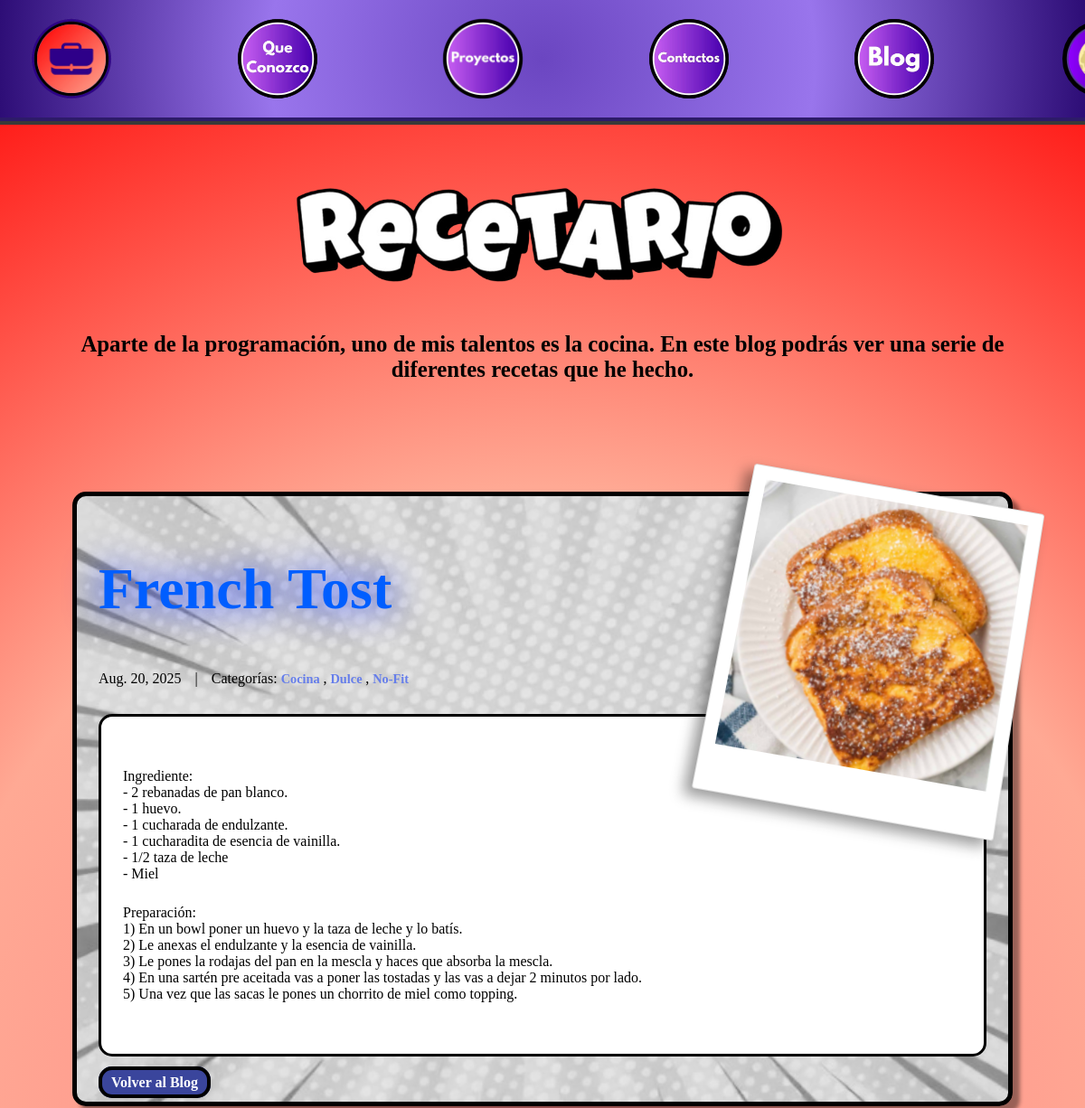
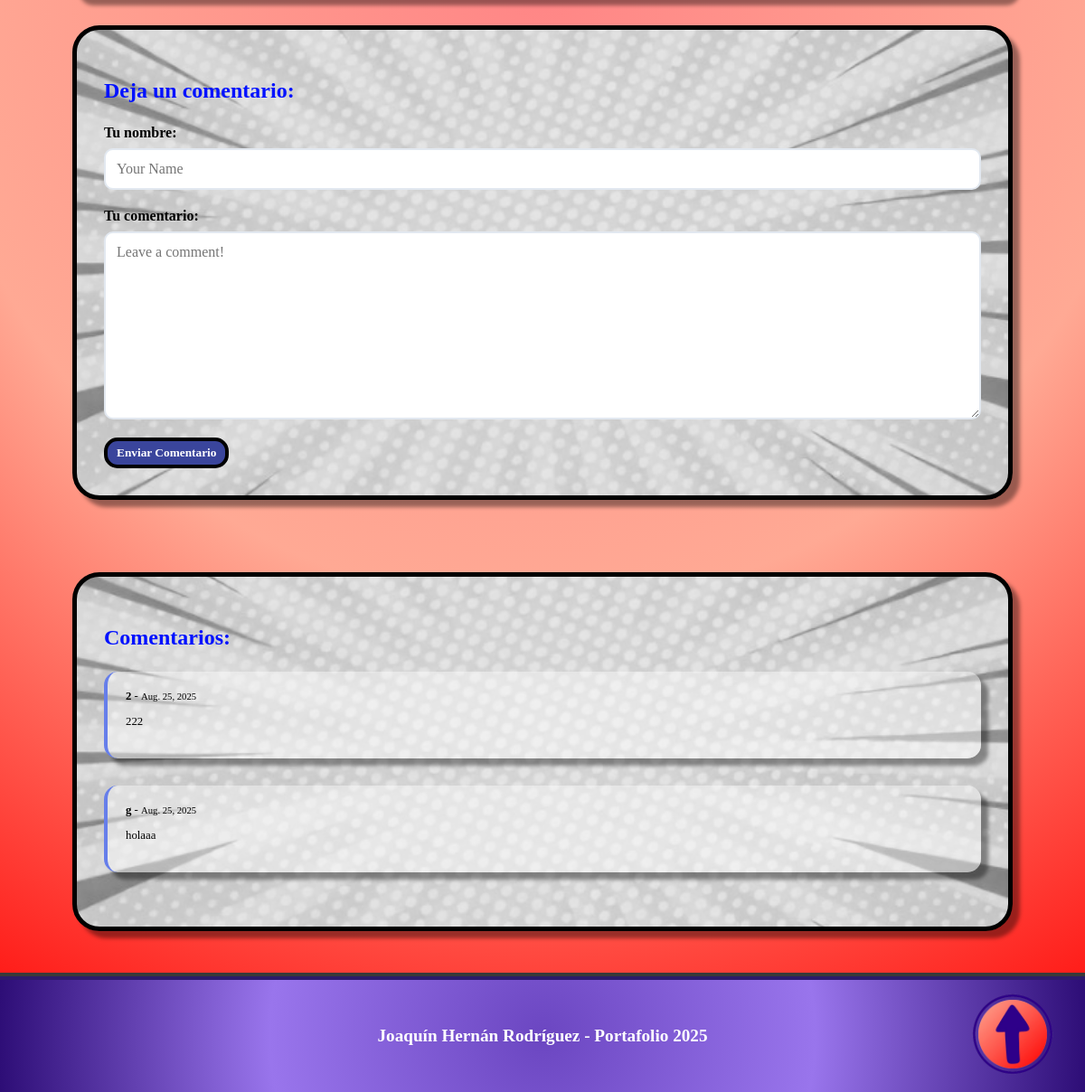
/blog/post/6/, run on the app's committed database (2 pictures, top to bottom).
### blog/models.py (models this page shows, shortened)
class Post(models.Model):
    title = models.CharField(max_length=255)
    body = models.TextField()
    created_on = models.DateTimeField(auto_now_add=True)
    last_modified = models.DateTimeField(auto_now=True)
    categories = models.ManyToManyField("Category", related_name="posts")
    image = models.ImageField(upload_to='blog_images/', blank=True, null=True)

class Category(models.Model):
    name = models.CharField(max_length=30)
    class Meta:
        verbose_name_plural = "categories"

class Comment(models.Model):
    author = models.CharField(max_length=60)
    body = models.CharField(max_length=2000)
    created_on = models.DateTimeField(auto_now_add=True)
    post = models.ForeignKey("Post", on_delete=models.CASCADE)

### blog/views.py (the view, shortened to what this page needs)
# urls.py: path("post/<int:pk>/", views.blog_detail, name="blog_detail"),
def blog_detail(request, pk):
    post = Post.objects.get(pk=pk)
    form = CommentForm()
    comments = Comment.objects.filter(post=post)
    context = {
        "post": post,
        "comments": comments,
        "form": CommentForm(),
    }
    return render(request, "blog/detail.html", context)

### blog/forms.py
class CommentForm(forms.Form):
    author = forms.CharField(
        max_length=60,
        widget=forms.TextInput(
            attrs={"class": "form-control", "placeholder": "Your Name"}
        ),
    )
    body = forms.CharField(
        max_length= 2000,
        widget=forms.Textarea(
            attrs={"class": "form-control", "placeholder": "Leave a comment!"}
        )
    )

### templates/blog/detail.html (shortened to what this page needs)
{% extends "blog.html" %}
{% load static %}
{% block page_content %}
  <div class="post-detail">
    <article class="post-full" style="background-image: url('{% static 'Portafolio/assets/Fondos/Fondo Blanco.png' %}'); background-size: cover; background-position: center;">
      {% if post.image %}
        <div class="foto-instantanea">
          <div class="foto-frame">
            <img src="{{ post.image.url }}" alt="{{ post.title }}" class="foto-imagen">
          </div>
        </div>
      {% endif %}
      <div class="post-header">
        <h1 class="post-title-detail">{{ post.title }}</h1>
        <div class="post-meta-detail">
          <span class="post-date">{{ post.created_on.date }}</span>
          <span class="separator">|</span>
          <span class="post-categories">Categorías:
            {% for category in post.categories.all %}
              <a href="{% url 'blog:blog_category' category.name %}" class="categoria">
                {{ category.name }}
              </a>{% if not forloop.last %}, {% endif %}
            {% endfor %}
          </span>
        </div>
      </div>
      <div class="post-content-detail">
        <p>{{ post.body | linebreaks }}</p>
      </div>
      <div class="navigation-links">
        <a href="{% url 'blog:blog_index' %}" class="volver">Volver al Blog</a>
      </div>
    </article>
    <div class="comments-section" style="background-image: url('{% static 'Portafolio/assets/Fondos/Fondo Blanco.png' %}'); background-size: cover; background-position: center;">
      <h3 class="comments-title">Deja un comentario:</h3>
      <form method="post" class="comment-form">
        <div class="form-group">
          <label for="{{ form.author.id_for_label }}">Tu nombre:</label>
          {{ form.author }}
        </div>
        <div class="form-group">
          <label for="{{ form.body.id_for_label }}">Tu comentario:</label>
          {{ form.body }}
        </div>
        <button type="submit" class="enviar-comentario">Enviar Comentario</button>
      </form>
    </div>
    {% if comments %}
    <div class="comments-list" style="background-image: url('{% static 'Portafolio/assets/Fondos/Fondo Blanco.png' %}'); background-size: cover; background-position: center;">
      <h3 class="comments-title">Comentarios:</h3>
      {% for comment in comments %}
        <div class="comment">
          <div class="comment-meta">
            <strong>{{ comment.author }}</strong> - <small>{{ comment.created_on.date }}</small>
          </div>
          <div class="comment-body">
            <p>{{ comment.body | linebreaks }}</p>
          </div>
        </div>
      {% endfor %}
    </div>
    {% endif %}
  </div>
{% endblock page_content %}

### Portafolio/static/Portafolio/css/base.css (style rules this page uses)
html { scroll-behavior: smooth; }
body { margin: 0; padding: 0; height: 100%; transition: background-color 0.3s ease; font-family: 'Baloo 2', cursive; }
h1, h2, h3, .Barra ul li a { font-family: 'Bangers', cursive; }

### Portafolio/static/Portafolio/css/blog.css (style rules this page uses)
body { background: radial-gradient(circle,#ff8686, #ffa994, #ff0000); }
.categoria { font-family: 'Baloo 2', cursive; font-size: 0.9rem; color: #667eea; text-decoration: none; font-weight: bold; transition: color 0.3s ease; }
.post-detail { padding-left: 5rem; padding-right: 5rem; display: grid; gap: 30px; }
.post-full { border-radius: 20px; padding: 40px; border: 5px solid #000000; box-shadow: 8px 8px 4px rgba(0, 0, 0, 0.4); border-radius: 15px; padding: 0.8rem 1.5rem; }
.post-title-detail { color: #005eff; text-align: start; text-shadow: 0 0 40px #0022ff; font-family: 'Bangers', cursive; font-size: 4rem; }
.post-meta-detail { color: rgb(0, 0, 0); font-size: 1em; margin-bottom: 30px; display: flex; align-items: center; gap: 15px; flex-wrap: wrap; }
.post-content-detail { font-family: 'Baloo 2', cursive; color: #000000; font-size: 1rem; gap: 0.5rem; background-color: white; border: 3px solid #000000; border-radius: 15px; padding:2rem 1.5rem; }
.post-content-detail p { margin-bottom: 25px; }
.navigation-links { margin-top: 20px; }
.volver { font-weight: bold; font-family: 'Bangers', cursive; background-color: #3a459c; border-radius: 15px; border: 4px solid #000; color: white; padding: 5px 10px; text-decoration: none; transition: all 0.3s ease; margin-bottom: 25px; }
.comments-section, .comments-list { padding: 30px; border: 5px solid #000000; box-shadow: 8px 8px 4px rgba(0, 0, 0, 0.4); border-radius: 30px; margin-bottom: 50px; }
.comments-title { font-family: 'Baloo 2', cursive; color: #0011ff; font-size: 1.5rem; gap: 0.5rem; }
.comment-form { display: grid; gap: 20px; }
.form-group { display: grid; gap: 8px; }
.form-group label { font-family: 'Baloo 2', cursive; color: #000000; font-weight: bold; }
.form-group input, .form-group textarea { font-family: 'Baloo 2', cursive; padding: 12px; border: 2px solid #e2e8f0; border-radius: 10px; font-size: 1em; transition: border-color 0.3s ease; }
.form-group textarea { min-height: 120px; resize: vertical; }
.enviar-comentario { justify-self: start; font-weight: bold; font-family: 'Bangers', cursive; background-color: #3a459c; border-radius: 15px; border: 4px solid #000; color: white; padding: 5px 10px; text-decoration: none; transition: all 0.3s ease; }
.comment { max-width: 1200px; padding: 20px; border-left: 4px solid #667eea; font-family: 'Baloo 2', cursive; font-size: 0.8rem; color: #000000; margin-bottom: 30px; background-color: rgba(255, 255, 255, 0.402); box-shadow: 8px 8px 4px rgba(0, 0, 0, 0.4); border-radius: 15px; }
.comment-meta { font-family: 'Baloo 2', cursive; font-size: 0.8rem; color: #000000; }
.comment-body { font-family: 'Baloo 2', cursive; color: #000000; word-wrap: break-word; word-break: break-word; overflow-wrap: break-word; }
.post-full { position: relative; overflow: visible; }
.foto-instantanea { position: absolute; top: -15px; right: -15px; z-index: 10; }
.foto-frame { position: relative; background: rgb(255, 255, 255); padding: 15px 15px 50px 15px; border-radius: 3px; border: 1px solid #e0e0e0; rotate: 10deg; box-shadow: -8px 8px 15px rgba(0, 0, 0, 0.4); transform: perspective(800px) rotateX(5deg); }
.foto-imagen { width: 300px; height: 300px; object-fit: cover; display: block; }

### data on the page
Post: image (picture), title "French Tost", created_on "Aug. 20, 2025", body "Ingrediente: - 2 rebanadas de pan blanco. - 1 huevo. - 1 cucharada de endulzante. - 1 cucharadita de esencia de vainilla. - 1/2 taza de leche - Miel Preparación: 1) En un bowl poner un huevo y la taza de leche y lo batís. 2) Le anexas el endulzante y la esencia de vainilla. 3) Le pones la rodajas del pan en la mescla y haces que absorba la mescla. 4) En una sartén pre aceitada vas a poner las tostadas y las vas a dejar 2 minutos por lado. 5) Una vez que las sacas le pones un chorrito de miel como topping."
Category: name "Cocina"
Category: name "Dulce"
Category: name "No-Fit"
Comment: author "2", created_on "Aug. 25, 2025", body "222"
Comment: author "g", created_on "Aug. 25, 2025", body "holaaa"
